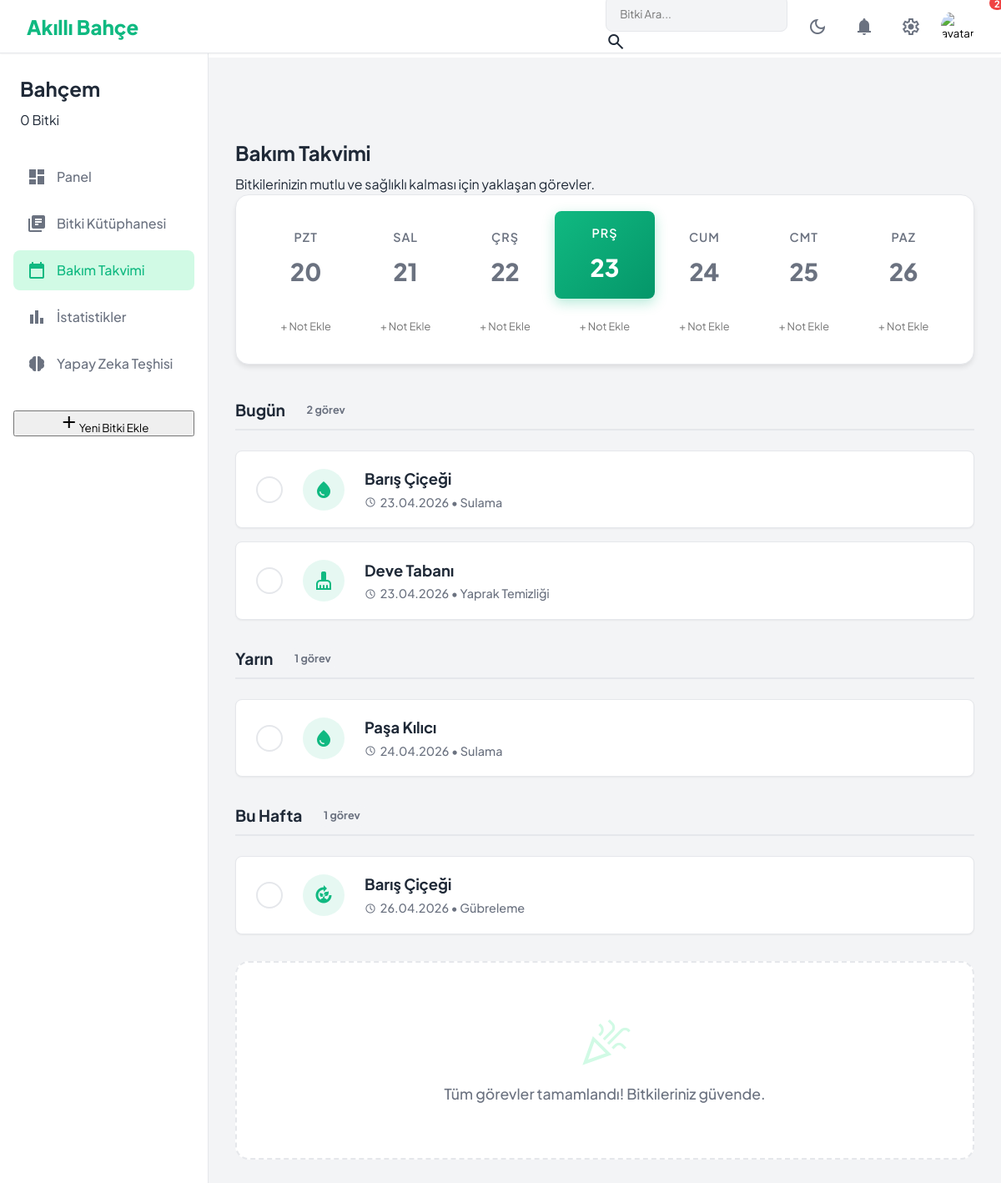
The page /takvim/ (signed in) on the database its author committed.
### bahce/models.py (models this page shows, shortened)
class Task(models.Model):
    TASK_TYPES = [
        ('water', 'Sulama'),
        ('fertilize', 'Gübreleme'),
        ('repot', 'Saksı Değişimi'),
        ('clean', 'Yaprak Temizliği'),
        ('prune', 'Budama'),
    ]
    plant = models.ForeignKey(Plant, on_delete=models.CASCADE, related_name='tasks')
    task_type = models.CharField('Görev Türü', max_length=20, choices=TASK_TYPES)
    due_date = models.DateField('Görev Tarihi')
    completed = models.BooleanField('Tamamlandı', default=False)
    completed_at = models.DateTimeField('Tamamlanma Zamanı', null=True, blank=True)
    class Meta:
        verbose_name = 'Görev'
        verbose_name_plural = 'Görevler'
        ordering = ['due_date']

class Plant(models.Model):
    WATER_CHOICES = [
        ('her_gun', 'Her Gün'),
        ('2_gunde', '2 Günde Bir'),
        ('3_gunde', '3 Günde Bir'),
        ('haftada', 'Haftada Bir'),
        ('2_haftada', '2 Haftada Bir'),
        ('ayda', 'Ayda Bir'),
    ]
    LIGHT_CHOICES = [
        ('tam_gunes', 'Tam Güneş'),
        ('dolayli', 'Dolaylı Güneş'),
        ('yari_golge', 'Yarı Gölge'),
        ('tam_golge', 'Tam Gölge'),
    ]
    TYPE_CHOICES = [
        ('salon', 'Salon Bitkisi'),
        ('sukulent', 'Sukulent'),
        ('kaktus', 'Kaktüs'),
        ('tropikal', 'Tropikal'),
        ('erelti', 'Eğrelti Otu'),
        ('orkide', 'Orkide'),
        ('diger', 'Diğer'),
    ]
    user = models.ForeignKey(User, on_delete=models.CASCADE, related_name='plants')
    name = models.CharField('Bitki Adı', max_length=100)
    species = models.CharField('Bilimsel Ad', max_length=100, blank=True)
    plant_type = models.CharField('Tür', max_length=20, choices=TYPE_CHOICES, default='salon')
    location = models.CharField('Konum', max_length=100, blank=True, default='Salon')
    water_frequency = models.CharField('Sulama Sıklığı', max_length=20, choices=WATER_CHOICES, default='3_gunde')
    light_need = models.CharField('Işık İhtiyacı', max_length=20, choices=LIGHT_CHOICES, default='dolayli')
    image = models.ImageField('Fotoğraf', upload_to='plants/', blank=True, null=True)
    is_healthy = models.BooleanField('Sağlıklı mı?', default=True)
    last_watered = models.DateTimeField('Son Sulama', null=True, blank=True)
    last_fertilized = models.DateTimeField('Son Gübreleme', null=True, blank=True)
    created_at = models.DateTimeField(auto_now_add=True)
    class Meta:
        verbose_name = 'Bitki'
        verbose_name_plural = 'Bitkiler'
        ordering = ['-created_at']

### bahce/views.py (the view, shortened to what this page needs)
# urls.py: path('takvim/', views.takvim, name='takvim'),
@login_required
def takvim(request):
    from .models import DailyNote
    today = timezone.now().date()
    tomorrow = today + datetime.timedelta(days=1)
    week_end = today + datetime.timedelta(days=7)
    tasks_today = Task.objects.filter(plant__user=request.user, due_date=today)
    tasks_tomorrow = Task.objects.filter(plant__user=request.user, due_date=tomorrow)
    tasks_week = Task.objects.filter(plant__user=request.user, due_date__gt=tomorrow, due_date__lte=week_end)
    start_date = today - datetime.timedelta(days=today.weekday())
    end_date = start_date + datetime.timedelta(days=6)
    daily_notes = DailyNote.objects.filter(user=request.user, date__range=[start_date, end_date])
    notes_dict = {note.date: note.content for note in daily_notes}
    week_days = []
    for i in range(7):
        d = start_date + datetime.timedelta(days=i)
        week_days.append({
            'date': d,
            'is_today': d == today,
            'note': notes_dict.get(d, '')
        })
    task_groups = {
        'Bugün': tasks_today,
        'Yarın': tasks_tomorrow,
        'Bu Hafta': tasks_week
    }
    context = {
        'task_groups': task_groups,
        'week_days': week_days,
        'today': today,
        'has_tasks': tasks_today.exists() or tasks_tomorrow.exists() or tasks_week.exists()
    }
    return render(request, 'dashboard/takvim.html', context)

### bahce/context_processors.py (called while the page is built)
def notifications(request):
    if request.user.is_authenticated:
        today = timezone.now().date()
        due_tasks = Task.objects.filter(
            plant__user=request.user,
            completed=False,
            due_date__lte=today
        ).order_by('-due_date')[:5]
        return {
            'notifications': due_tasks,
            'notif_count': due_tasks.count()
        }
    return {'notifications': [], 'notif_count': 0}

### templates/dashboard/takvim.html (shortened to what this page needs)
{% extends 'base.html' %}
{% block content %}
<main class="main-content">
  <div class="page-content" style="max-width:900px">
    <div class="page-header">
      <h2 class="page-title">Bakım Takvimi</h2>
      <p class="page-subtitle">Bitkilerinizin mutlu ve sağlıklı kalması için yaklaşan görevler.</p>
    </div>
    <div class="week-strip card">
      {% for day in week_days %}
      <div class="week-day-col">
        <div class="week-day {% if day.is_today %}active{% endif %}">
          <span class="day-name">{{ day.date|date:"D"|slice:":3" }}</span>
          <span class="day-num">{{ day.date|date:"j" }}</span>
        </div>
        <form method="post" class="daily-note-form">
          <textarea name="content" class="daily-note-input" placeholder="+ Not Ekle" rows="1" onchange="this.form.submit()">{{ day.note }}</textarea>
        </form>
      </div>
      {% endfor %}
    </div>
    {% for group_label, group_tasks in task_groups.items %}
    {% if group_tasks %}
    <div class="task-group">
      <h3 class="group-title">{{ group_label }} <span class="task-count">{{ group_tasks|length }} görev</span></h3>
      <div class="task-list">
        {% for task in group_tasks %}
        <form method="post" style="display:contents">
          <div class="task-card {% if task.completed %}completed{% endif %}">
            <button type="submit" class="task-check {% if task.completed %}checked{% endif %}">
            </button>
            <div class="task-icon-wrap">
              <span class="material-symbols-outlined" style="font-variation-settings:'FILL' 1">
              </span>
            </div>
            <div class="task-info">
              <strong>{{ task.plant.name }}</strong>
              <small><span class="material-symbols-outlined" style="font-size:14px">schedule</span> {{ task.due_date|date:"d.m.Y" }} • {{ task.get_task_type_display }}</small>
            </div>
          </div>
        </form>
        {% endfor %}
      </div>
    </div>
    {% endif %}
    {% endfor %}
    {% if not tasks_today and not tasks_tomorrow and not tasks_week %}
    <div class="empty-state">
      <span class="material-symbols-outlined">celebration</span>
      <p>Tüm görevler tamamlandı! Bitkileriniz güvende.</p>
    </div>
    {% endif %}
  </div>
</main>
{% endblock %}

### templates/base.html (shortened to what this page needs)
<!DOCTYPE html>
<html lang="tr" id="html-root">
<head>
  {% load static %}
  <link rel="stylesheet" href="{% static 'css/style.css' %}">
</head>
<body>
{% if user.is_authenticated %}
<header class="topnav" id="topnav">
  <div class="brand">Akıllı Bahçe</div>
  <div class="topnav-right">
    <div class="search-wrap" id="searchWrap">
      <input type="text" id="globalSearch" class="search-input" placeholder="Bitki Ara...">
      <span class="material-symbols-outlined search-icon">search</span>
    </div>
    <button class="icon-btn" onclick="toggleDark()" id="themeBtn" title="Tema Değiştir">
      <span class="material-symbols-outlined" id="themeIcon">dark_mode</span>
    </button>
    <div class="notif-wrap" id="notifWrap">
      <button class="icon-btn" id="notifBtn" onclick="toggleNotif()">
        <span class="material-symbols-outlined" style="font-variation-settings:'FILL' 1">notifications</span>
        {% if notif_count > 0 %}
        <span class="badge" id="notifBadge">{{ notif_count }}</span>
        {% endif %}
      </button>
    </div>
    <a href="{% url 'profil' %}" class="icon-btn" title="Ayarlar"><span class="material-symbols-outlined">settings</span></a>
    <div class="user-wrap" id="userWrap">
      <button class="avatar-btn" onclick="toggleUserMenu()">
        <img src="https://lh3.googleusercontent.com/aida-public/AB6AXuCphgaEV6IGWsXU69PEwvKDVYrrc56BDh1KxW7DL-S_cJ9C7zUxxLLUdAtd57z4QiNWnY-Tk9CI-UxV1CcgMkqhsuF803I7Ck3VmQ0CLVmMqP_LR4y67wd7q-xFV0d0SXDv9azwIHRhWZk8jibhoq5F_ImyCTpw9WHnpKjBYTDPsSXK0mUjfmyf3fKFel67oNj6YOopU95kiW0AUlZkVS-RrY0-uSenl5Y_2lHpE6rYDfgGXf3phunCZqm77oeiQa-OIffFYy-Et0A" alt="avatar">
      </button>
    </div>
  </div>
</header>
<aside class="sidenav" id="sidenav">
  <div class="sidenav-header">
    <h2>Bahçem</h2>
    <p>{{ plant_count|default:"0" }} Bitki</p>
  </div>
  <nav>
    <a href="{% url 'panel' %}" class="nav-link {% if request.resolver_match.url_name == 'panel' %}active{% endif %}">
      <span class="material-symbols-outlined" style="font-variation-settings:'FILL' 1">dashboard</span>Panel
    </a>
    <a href="{% url 'kutuphane' %}" class="nav-link {% if request.resolver_match.url_name == 'kutuphane' %}active{% endif %}">
      <span class="material-symbols-outlined" style="font-variation-settings:'FILL' 1">library_books</span>Bitki Kütüphanesi
    </a>
    <a href="{% url 'takvim' %}" class="nav-link {% if request.resolver_match.url_name == 'takvim' %}active{% endif %}">
      <span class="material-symbols-outlined" style="font-variation-settings:'FILL' 1">calendar_today</span>Bakım Takvimi
    </a>
    <a href="{% url 'istatistik' %}" class="nav-link {% if request.resolver_match.url_name == 'istatistik' %}active{% endif %}">
      <span class="material-symbols-outlined" style="font-variation-settings:'FILL' 1">bar_chart</span>İstatistikler
    </a>
    <a href="{% url 'ai_teshis' %}" class="nav-link {% if request.resolver_match.url_name == 'ai_teshis' %}active{% endif %}">
      <span class="material-symbols-outlined" style="font-variation-settings:'FILL' 1">neurology</span>Yapay Zeka Teşhisi
    </a>
  </nav>
  <button class="add-btn" onclick="document.getElementById('addPlantModal').style.display='flex'">
    <span class="material-symbols-outlined">add</span>Yeni Bitki Ekle
  </button>
</aside>
<footer class="footer" id="footer">
  <div class="footer-left">
    <span>Toplam Bitki: {{ plant_count|default:"0" }}</span>
    <span>Bugün Yapılacak: {{ tasks_today_count|default:"0" }}</span>
  </div>
  <div class="footer-links">
    <a href="{% url 'yardim' %}">Yardım Merkezi</a>
    <span>•</span>
    <a href="{% url 'gizlilik' %}">Gizlilik Politikası</a>
  </div>
  <div class="footer-copy">© 2024 AKILLI BAHÇE • SİSTEM DURUMU: ÇEVRİMİÇİ</div>
</footer>
{% endif %}
{% block content %}{% endblock %}
{% load static %}
</body>
</html>

### rows shown on the page
Task: completed False (drawn), plant.name "Barış Çiçeği", due_date "23.04.2026", task_type "Sulama"
Task: completed False (drawn), plant.name "Deve Tabanı", due_date "23.04.2026", task_type "Yaprak Temizliği"
Task: completed False (drawn), plant.name "Paşa Kılıcı", due_date "24.04.2026", task_type "Sulama"
Task: completed False (drawn), plant.name "Barış Çiçeği", due_date "26.04.2026", task_type "Gübreleme"

### other values the page prints
{{ plant_count|default:"0" }} "0"
{{ day.date|date:"D"|slice:":3" }} "PZT" "SAL" "ÇRŞ" "PRŞ" "CUM" "CMT" "PAZ"
{{ day.date|date:"j" }} "20" "21" "22" "23" "24" "25" "26"
{{ group_label }} "Bugün" "Yarın" "Bu Hafta"
{{ group_tasks|length }} "2" "1" "1"
